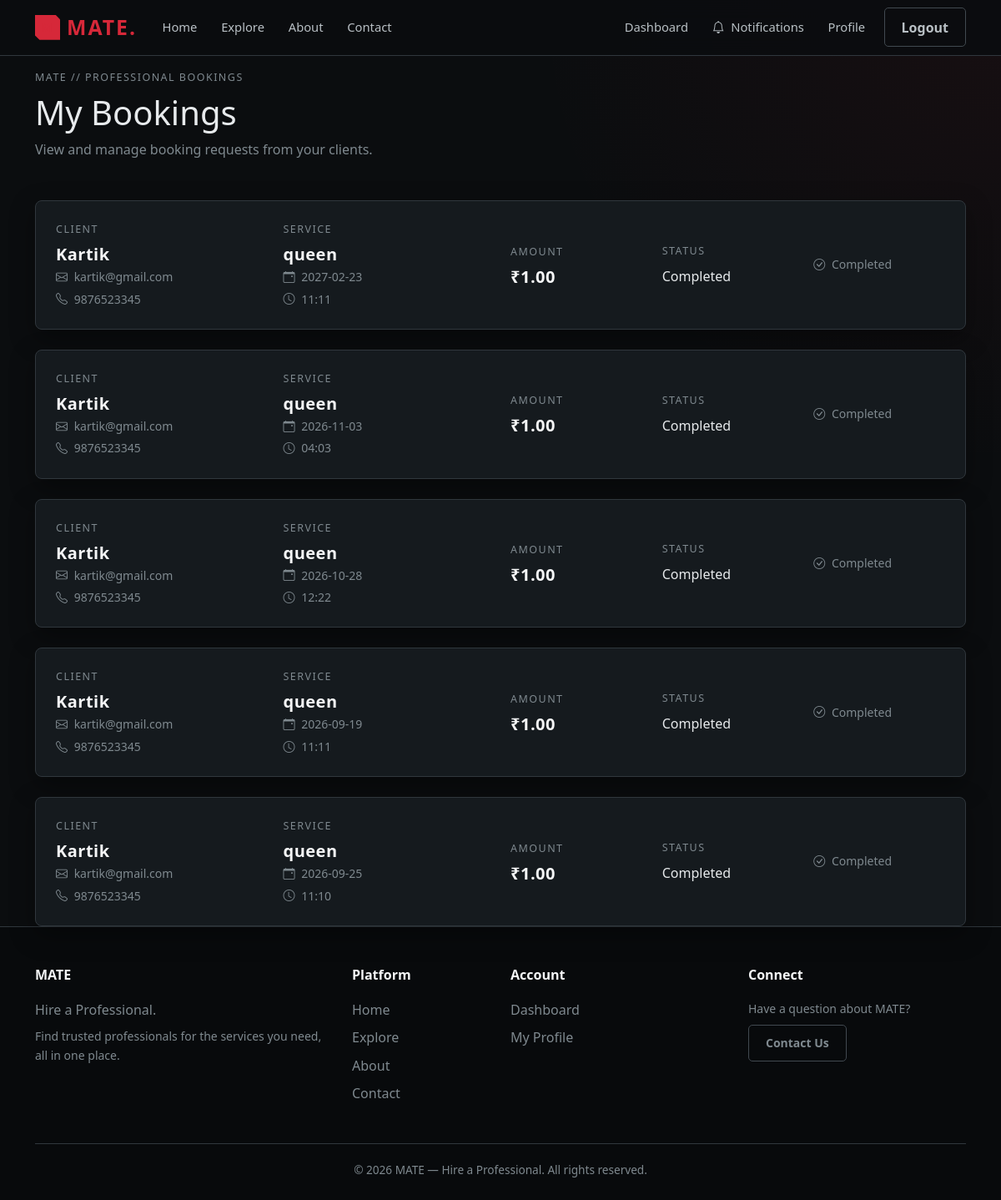
Page /professional/bookings (signed in) on the committed database.
### tables this page shows
CREATE TABLE bookings (

            id INTEGER PRIMARY KEY AUTOINCREMENT,

            user_id INTEGER NOT NULL,

            professional_id INTEGER NOT NULL,

            booking_date TEXT NOT NULL,

            booking_time TEXT NOT NULL,

            service TEXT NOT NULL,

            message TEXT,

            price REAL DEFAULT 0,

            status TEXT DEFAULT 'pending',

            created_at TIMESTAMP DEFAULT (datetime('now', '+5 hours', '+30 minutes')), payment_status TEXT DEFAULT 'pending', paid_at TEXT, razorpay_order_id TEXT, razorpay_payment_id TEXT,

            FOREIGN KEY (user_id)
                REFERENCES users(id)
                ON DELETE CASCADE,

            FOREIGN KEY (professional_id)
                REFERENCES professionals(id)
                ON DELETE CASCADE

        );

CREATE TABLE users (

            id INTEGER PRIMARY KEY AUTOINCREMENT,

            full_name TEXT NOT NULL,

            email TEXT NOT NULL UNIQUE,

            phone TEXT,

            password TEXT NOT NULL,

            location TEXT,

            address TEXT,

            profile_photo TEXT,

            role TEXT NOT NULL DEFAULT 'user',

            created_at TIMESTAMP DEFAULT (datetime('now', '+5 hours', '+30 minutes'))

        , date_of_birth TEXT, aadhaar_number TEXT, account_status TEXT DEFAULT 'active', ban_until TEXT, ban_reason TEXT);

### app.py (the view, shortened to what this page needs)
@app.route("/professional/bookings")
def professional_bookings():
    if "user_id" not in session:
        return redirect(
            url_for("login")
        )
    connection = get_db_connection()
    try:
        bookings = connection.execute(
            """
            SELECT
                bookings.*,
                users.full_name AS user_name,
                users.email AS user_email,
                users.phone AS user_phone

            FROM bookings

            LEFT JOIN users
                ON bookings.user_id = users.id

            WHERE bookings.professional_id = ?

            ORDER BY bookings.created_at DESC
            """,
            (session["user_id"],)
        ).fetchall()
    finally:
        connection.close()
    return render_template(
        "professional_bookings.html",
        bookings=bookings
    )

### app.py (called while the page is built)
def get_db_connection():
    connection = sqlite3.connect(
        DATABASE
    )
    connection.row_factory = sqlite3.Row
    connection.execute(
        "PRAGMA foreign_keys = ON"
    )
    return connection

@app.context_processor
def inject_user():
    return {
        "logged_in": "user_id" in session,
        "current_user_id":
            session.get("user_id"),
        "current_user_role":
            session.get("role"),
        "current_user_name":
            session.get("full_name"),
        "current_year":
            datetime.now().year
    }

### templates/professional_bookings.html (shortened to what this page needs)
{% extends "base.html" %}
{% block content %}
<section class="dashboard-section">
<div class="container">
    <div class="mb-5">
        <div class="mate-label mb-2">
            MATE // PROFESSIONAL BOOKINGS
        </div>
        <h1 class="dashboard-title">
            My Bookings
        </h1>
        <p class="text-muted-mate">
            View and manage booking requests from your clients.
        </p>
    </div>
    {% if bookings %}
        <div class="row g-4">
            {% for booking in bookings %}
                <div class="col-12">
                    <div class="mate-card p-4">
                        <div class="row align-items-center">
                            <div class="col-lg-3 mb-3 mb-lg-0">
                                <div class="mate-label mb-2">
                                    CLIENT
                                </div>
                                <h5 class="mate-heading mb-1">
                                    {{ booking.user_name or "Unknown User" }}
                                </h5>
                                {% if booking.user_email %}
                                    <p class="small text-muted-mate mb-1">
                                        <i class="bi bi-envelope me-1"></i>
                                        {{ booking.user_email }}
                                    </p>
                                {% endif %}
                                {% if booking.user_phone %}
                                    <p class="small text-muted-mate mb-0">
                                        <i class="bi bi-telephone me-1"></i>
                                        {{ booking.user_phone }}
                                    </p>
                                {% endif %}
                            </div>
                            <div class="col-lg-3 mb-3 mb-lg-0">
                                <div class="mate-label mb-2">
                                    SERVICE
                                </div>
                                <h5 class="mate-heading mb-1">
                                    {{ booking.service }}
                                </h5>
                                {% if booking.booking_date %}
                                    <p class="small text-muted-mate mb-1">
                                        <i class="bi bi-calendar-event me-1"></i>
                                        {{ booking.booking_date }}
                                    </p>
                                {% endif %}
                                {% if booking.booking_time %}
                                    <p class="small text-muted-mate mb-0">
                                        <i class="bi bi-clock me-1"></i>
                                        {{ booking.booking_time }}
                                    </p>
                                {% endif %}
                            </div>
                            <div class="col-lg-2 mb-3 mb-lg-0">
                                <div class="mate-label mb-2">
                                    AMOUNT
                                </div>
                                <h5 class="mate-heading mb-0">
                                    ₹{{ "%.2f"|format(booking.price or 0) }}
                                </h5>
                            </div>
                            <div class="col-lg-2 mb-3 mb-lg-0">
                                <div class="mate-label mb-2">
                                    STATUS
                                </div>
                                <span
                                    class="booking-status status-{{ booking.status|lower }}"
                                >
                                    {{ booking.status|capitalize }}
                                </span>
                            </div>
                            <div class="col-lg-2">
                                <div class="d-flex gap-2 flex-wrap">
                                    {% if booking.status|lower == "pending" %}
                                        <form
                                            method="POST"
                                            action="{{ url_for(
                                                'update_booking_status',
                                                booking_id=booking.id
                                            ) }}"
                                        >
                                            <input
                                                type="hidden"
                                                name="status"
                                                value="accepted"
                                            >
                                            <button
                                                type="submit"
                                                class="btn btn-mate"
                                            >
                                                <i class="bi bi-check-lg me-1"></i>
                                                Accept
                                            </button>
                                        </form>
                                        <form
                                            method="POST"
                                            action="{{ url_for(
                                                'update_booking_status',
                                                booking_id=booking.id
                                            ) }}"
                                        >
                                            <input
                                                type="hidden"
                                                name="status"
                                                value="rejected"
                                            >
                                            <button
                                                type="submit"
                                                class="btn btn-mate-outline"
                                            >
                                                <i class="bi bi-x-lg me-1"></i>
                                                Reject
                                            </button>
                                        </form>
                                    <!-- ================================
                                         ACCEPTED
                                         ================================ -->
                                    {% elif booking.status|lower == "completed" %}
                                        <span class="text-muted-mate small">
                                            <i class="bi bi-check-circle me-1"></i>
                                            Completed
                                        </span>
                                    {% elif booking.status|lower == "rejected" %}
                                        <span class="text-muted-mate small">
                                            <i class="bi bi-x-circle me-1"></i>
                                            Rejected
                                        </span>
                                    {% endif %}
                                </div>
                            </div>
                        </div>
                    </div>
                </div>
            {% endfor %}
        </div>
    {% endif %}
</div>
</section>
{% endblock %}

### static/css/style.css (style rules this page uses)
:root { --mate-bg: #0b0d0f; --mate-bg-secondary: #101418; --mate-surface: #151a1e; --mate-surface-light: #1c2227; --mate-border: #30373d; --mate-border-light: #414950; --mate-gray: #7f898f; --mate-light-gray: #b9c0c5; --mate-text: #e7eaec; --mate-white: #f5f6f7; --mate-red: #d62839; --mate-red-light: #ef4354; --mate-red-dark: #a91f2d; --mate-success: #38b879; --mate-warning: #e0a83e; --mate-danger: #d62839; --mate-info: #62a9c7; --mate-shadow: 0 10px 30px rgba(0, 0, 0, 0.35); --mate-shadow-red: 0 0 20px rgba(214, 40, 57, 0.18); --mate-radius: 8px; --mate-radius-small: 5px; --mate-transition: 0.25s ease; }
* { margin: 0; padding: 0; box-sizing: border-box; }
html { scroll-behavior: smooth; }
body { background: radial-gradient( circle at top right, rgba(214, 40, 57, 0.06), transparent 30% ), var(--mate-bg); color: var(--mate-text); font-family: "Segoe UI", Arial, Helvetica, sans-serif; line-height: 1.6; min-height: 100vh; }
.text-muted-mate { color: var(--mate-gray) !important; }
.mate-heading { color: var(--mate-white); font-weight: 700; letter-spacing: 0.5px; }
.mate-label { color: var(--mate-gray); font-size: 0.78rem; text-transform: uppercase; letter-spacing: 1.5px; }
.mate-card { background: var(--mate-surface); border: 1px solid var(--mate-border); border-radius: var(--mate-radius); color: var(--mate-text); box-shadow: var(--mate-shadow); transition: transform var(--mate-transition), border-color var(--mate-transition), box-shadow var(--mate-transition); }

### rows in the picture
bookings: full_name "Kartik", user_email "kartik@gmail.com", user_phone "9876523345", service "queen", booking_date "2027-02-23", booking_time "11:11", price "1.00", status "Completed"
bookings: full_name "Kartik", user_email "kartik@gmail.com", user_phone "9876523345", service "queen", booking_date "2026-11-03", booking_time "04:03", price "1.00", status "Completed"
bookings: full_name "Kartik", user_email "kartik@gmail.com", user_phone "9876523345", service "queen", booking_date "2026-10-28", booking_time "12:22", price "1.00", status "Completed"
bookings: full_name "Kartik", user_email "kartik@gmail.com", user_phone "9876523345", service "queen", booking_date "2026-09-19", booking_time "11:11", price "1.00", status "Completed"
bookings: full_name "Kartik", user_email "kartik@gmail.com", user_phone "9876523345", service "queen", booking_date "2026-09-25", booking_time "11:10", price "1.00", status "Completed"

### other values in the picture
{{ current_year if current_year else 2026 }} "2026"
